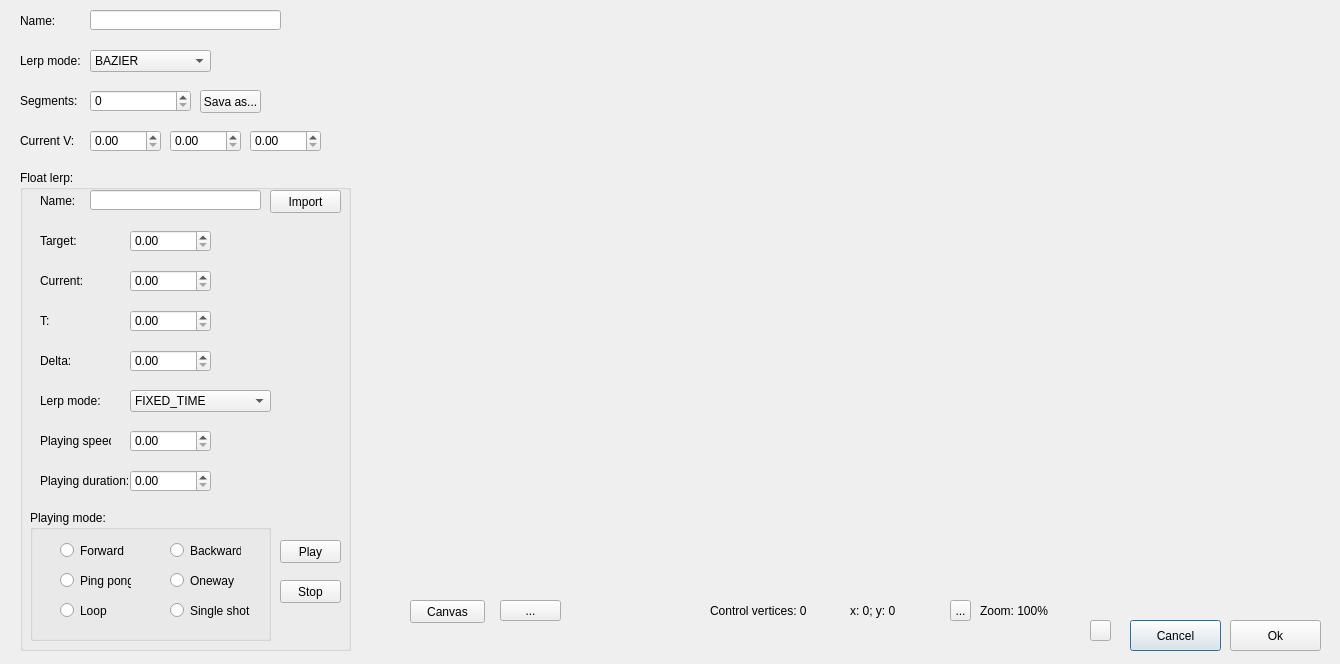
<?xml version="1.0" encoding="UTF-8"?>
<ui version="4.0">
 <class>Dialog</class>
 <widget class="QDialog" name="Dialog">
  <property name="geometry">
   <rect>
    <x>0</x>
    <y>0</y>
    <width>1340</width>
    <height>664</height>
   </rect>
  </property>
  <property name="windowTitle">
   <string>Dialog</string>
  </property>
  <widget class="QPushButton" name="pushButton_2">
   <property name="geometry">
    <rect>
     <x>1130</x>
     <y>620</y>
     <width>91</width>
     <height>31</height>
    </rect>
   </property>
   <property name="text">
    <string>Cancel</string>
   </property>
  </widget>
  <widget class="QToolButton" name="toolButton">
   <property name="geometry">
    <rect>
     <x>1090</x>
     <y>620</y>
     <width>21</width>
     <height>21</height>
    </rect>
   </property>
   <property name="text">
    <string/>
   </property>
  </widget>
  <widget class="QPushButton" name="pushButton_3">
   <property name="geometry">
    <rect>
     <x>1230</x>
     <y>620</y>
     <width>91</width>
     <height>31</height>
    </rect>
   </property>
   <property name="text">
    <string>Ok</string>
   </property>
  </widget>
  <widget class="QWidget" name="widget" native="true">
   <property name="geometry">
    <rect>
     <x>360</x>
     <y>10</y>
     <width>961</width>
     <height>581</height>
    </rect>
   </property>
  </widget>
  <widget class="QLabel" name="label">
   <property name="geometry">
    <rect>
     <x>980</x>
     <y>600</y>
     <width>81</width>
     <height>21</height>
    </rect>
   </property>
   <property name="text">
    <string>Zoom: 100%</string>
   </property>
  </widget>
  <widget class="QLabel" name="label_2">
   <property name="geometry">
    <rect>
     <x>850</x>
     <y>600</y>
     <width>81</width>
     <height>21</height>
    </rect>
   </property>
   <property name="text">
    <string>x: 0; y: 0</string>
   </property>
  </widget>
  <widget class="QLabel" name="label_3">
   <property name="geometry">
    <rect>
     <x>710</x>
     <y>600</y>
     <width>111</width>
     <height>21</height>
    </rect>
   </property>
   <property name="text">
    <string>Control vertices: 0</string>
   </property>
  </widget>
  <widget class="QToolButton" name="toolButton_2">
   <property name="geometry">
    <rect>
     <x>950</x>
     <y>600</y>
     <width>21</width>
     <height>21</height>
    </rect>
   </property>
   <property name="text">
    <string>...</string>
   </property>
  </widget>
  <widget class="QLabel" name="label_4">
   <property name="geometry">
    <rect>
     <x>20</x>
     <y>10</y>
     <width>61</width>
     <height>21</height>
    </rect>
   </property>
   <property name="text">
    <string>Name:</string>
   </property>
  </widget>
  <widget class="QLineEdit" name="lineEdit">
   <property name="geometry">
    <rect>
     <x>90</x>
     <y>10</y>
     <width>191</width>
     <height>20</height>
    </rect>
   </property>
  </widget>
  <widget class="QGroupBox" name="groupBox">
   <property name="geometry">
    <rect>
     <x>20</x>
     <y>170</y>
     <width>331</width>
     <height>481</height>
    </rect>
   </property>
   <property name="title">
    <string>Float lerp:</string>
   </property>
   <widget class="QLabel" name="label_5">
    <property name="geometry">
     <rect>
      <x>20</x>
      <y>20</y>
      <width>61</width>
      <height>21</height>
     </rect>
    </property>
    <property name="text">
     <string>Name:</string>
    </property>
   </widget>
   <widget class="QLineEdit" name="lineEdit_2">
    <property name="geometry">
     <rect>
      <x>70</x>
      <y>20</y>
      <width>171</width>
      <height>20</height>
     </rect>
    </property>
   </widget>
   <widget class="QPushButton" name="pushButton">
    <property name="geometry">
     <rect>
      <x>250</x>
      <y>20</y>
      <width>71</width>
      <height>23</height>
     </rect>
    </property>
    <property name="text">
     <string>Import</string>
    </property>
   </widget>
   <widget class="QDoubleSpinBox" name="doubleSpinBox_6">
    <property name="geometry">
     <rect>
      <x>110</x>
      <y>100</y>
      <width>81</width>
      <height>22</height>
     </rect>
    </property>
   </widget>
   <widget class="QDoubleSpinBox" name="doubleSpinBox_7">
    <property name="geometry">
     <rect>
      <x>110</x>
      <y>180</y>
      <width>81</width>
      <height>22</height>
     </rect>
    </property>
   </widget>
   <widget class="QDoubleSpinBox" name="doubleSpinBox_4">
    <property name="geometry">
     <rect>
      <x>110</x>
      <y>260</y>
      <width>81</width>
      <height>22</height>
     </rect>
    </property>
   </widget>
   <widget class="QLabel" name="label_10">
    <property name="geometry">
     <rect>
      <x>20</x>
      <y>260</y>
      <width>71</width>
      <height>21</height>
     </rect>
    </property>
    <property name="text">
     <string>Playing speed:</string>
    </property>
   </widget>
   <widget class="QLabel" name="label_9">
    <property name="geometry">
     <rect>
      <x>20</x>
      <y>220</y>
      <width>81</width>
      <height>21</height>
     </rect>
    </property>
    <property name="text">
     <string>Lerp mode:</string>
    </property>
   </widget>
   <widget class="QLabel" name="label_12">
    <property name="geometry">
     <rect>
      <x>20</x>
      <y>300</y>
      <width>91</width>
      <height>21</height>
     </rect>
    </property>
    <property name="text">
     <string>Playing duration:</string>
    </property>
   </widget>
   <widget class="QLabel" name="label_14">
    <property name="geometry">
     <rect>
      <x>20</x>
      <y>100</y>
      <width>71</width>
      <height>21</height>
     </rect>
    </property>
    <property name="text">
     <string>Current:</string>
    </property>
   </widget>
   <widget class="QLabel" name="label_15">
    <property name="geometry">
     <rect>
      <x>20</x>
      <y>180</y>
      <width>71</width>
      <height>21</height>
     </rect>
    </property>
    <property name="text">
     <string>Delta:</string>
    </property>
   </widget>
   <widget class="QComboBox" name="comboBox_4">
    <property name="geometry">
     <rect>
      <x>110</x>
      <y>220</y>
      <width>141</width>
      <height>22</height>
     </rect>
    </property>
    <item>
     <property name="text">
      <string>FIXED_TIME</string>
     </property>
    </item>
    <item>
     <property name="text">
      <string>UNITS_PER_SECOND</string>
     </property>
    </item>
    <item>
     <property name="text">
      <string>PARABOLA</string>
     </property>
    </item>
    <item>
     <property name="text">
      <string>MAGNETIC</string>
     </property>
    </item>
    <item>
     <property name="text">
      <string>DAMPING</string>
     </property>
    </item>
   </widget>
   <widget class="QDoubleSpinBox" name="doubleSpinBox_5">
    <property name="geometry">
     <rect>
      <x>110</x>
      <y>300</y>
      <width>81</width>
      <height>22</height>
     </rect>
    </property>
   </widget>
   <widget class="QDoubleSpinBox" name="doubleSpinBox_8">
    <property name="geometry">
     <rect>
      <x>110</x>
      <y>60</y>
      <width>81</width>
      <height>22</height>
     </rect>
    </property>
   </widget>
   <widget class="QLabel" name="label_13">
    <property name="geometry">
     <rect>
      <x>20</x>
      <y>60</y>
      <width>71</width>
      <height>21</height>
     </rect>
    </property>
    <property name="text">
     <string>Target:</string>
    </property>
   </widget>
   <widget class="QDoubleSpinBox" name="doubleSpinBox_9">
    <property name="geometry">
     <rect>
      <x>110</x>
      <y>140</y>
      <width>81</width>
      <height>22</height>
     </rect>
    </property>
   </widget>
   <widget class="QLabel" name="label_16">
    <property name="geometry">
     <rect>
      <x>20</x>
      <y>140</y>
      <width>71</width>
      <height>21</height>
     </rect>
    </property>
    <property name="text">
     <string>T:</string>
    </property>
   </widget>
   <widget class="QGroupBox" name="groupBox_2">
    <property name="geometry">
     <rect>
      <x>10</x>
      <y>340</y>
      <width>241</width>
      <height>131</height>
     </rect>
    </property>
    <property name="title">
     <string>Playing mode:</string>
    </property>
    <widget class="QRadioButton" name="radioButton">
     <property name="geometry">
      <rect>
       <x>30</x>
       <y>30</y>
       <width>71</width>
       <height>21</height>
      </rect>
     </property>
     <property name="text">
      <string>Forward</string>
     </property>
    </widget>
    <widget class="QRadioButton" name="radioButton_2">
     <property name="geometry">
      <rect>
       <x>140</x>
       <y>30</y>
       <width>71</width>
       <height>21</height>
      </rect>
     </property>
     <property name="text">
      <string>Backward</string>
     </property>
    </widget>
    <widget class="QRadioButton" name="radioButton_3">
     <property name="geometry">
      <rect>
       <x>30</x>
       <y>60</y>
       <width>71</width>
       <height>21</height>
      </rect>
     </property>
     <property name="text">
      <string>Ping pong</string>
     </property>
    </widget>
    <widget class="QRadioButton" name="radioButton_4">
     <property name="geometry">
      <rect>
       <x>140</x>
       <y>60</y>
       <width>71</width>
       <height>21</height>
      </rect>
     </property>
     <property name="text">
      <string>Oneway</string>
     </property>
    </widget>
    <widget class="QRadioButton" name="radioButton_5">
     <property name="geometry">
      <rect>
       <x>140</x>
       <y>90</y>
       <width>81</width>
       <height>21</height>
      </rect>
     </property>
     <property name="text">
      <string>Single shot</string>
     </property>
    </widget>
    <widget class="QRadioButton" name="radioButton_6">
     <property name="geometry">
      <rect>
       <x>30</x>
       <y>90</y>
       <width>71</width>
       <height>21</height>
      </rect>
     </property>
     <property name="text">
      <string>Loop</string>
     </property>
    </widget>
   </widget>
   <widget class="QPushButton" name="pushButton_6">
    <property name="geometry">
     <rect>
      <x>260</x>
      <y>370</y>
      <width>61</width>
      <height>23</height>
     </rect>
    </property>
    <property name="text">
     <string>Play</string>
    </property>
   </widget>
   <widget class="QPushButton" name="pushButton_7">
    <property name="geometry">
     <rect>
      <x>260</x>
      <y>410</y>
      <width>61</width>
      <height>23</height>
     </rect>
    </property>
    <property name="text">
     <string>Stop</string>
    </property>
   </widget>
  </widget>
  <widget class="QPushButton" name="pushButton_4">
   <property name="geometry">
    <rect>
     <x>410</x>
     <y>600</y>
     <width>75</width>
     <height>23</height>
    </rect>
   </property>
   <property name="text">
    <string>Canvas</string>
   </property>
  </widget>
  <widget class="QLabel" name="label_6">
   <property name="geometry">
    <rect>
     <x>20</x>
     <y>50</y>
     <width>61</width>
     <height>21</height>
    </rect>
   </property>
   <property name="text">
    <string>Lerp mode:</string>
   </property>
  </widget>
  <widget class="QComboBox" name="comboBox">
   <property name="geometry">
    <rect>
     <x>90</x>
     <y>50</y>
     <width>121</width>
     <height>22</height>
    </rect>
   </property>
   <item>
    <property name="text">
     <string>BAZIER</string>
    </property>
   </item>
   <item>
    <property name="text">
     <string>LAGRANGE</string>
    </property>
   </item>
  </widget>
  <widget class="QLabel" name="label_7">
   <property name="geometry">
    <rect>
     <x>20</x>
     <y>90</y>
     <width>61</width>
     <height>21</height>
    </rect>
   </property>
   <property name="text">
    <string>Segments:</string>
   </property>
  </widget>
  <widget class="QSpinBox" name="spinBox">
   <property name="geometry">
    <rect>
     <x>90</x>
     <y>90</y>
     <width>101</width>
     <height>22</height>
    </rect>
   </property>
  </widget>
  <widget class="QLabel" name="label_8">
   <property name="geometry">
    <rect>
     <x>20</x>
     <y>130</y>
     <width>61</width>
     <height>21</height>
    </rect>
   </property>
   <property name="text">
    <string>Current V:</string>
   </property>
  </widget>
  <widget class="QDoubleSpinBox" name="doubleSpinBox">
   <property name="geometry">
    <rect>
     <x>90</x>
     <y>130</y>
     <width>71</width>
     <height>22</height>
    </rect>
   </property>
  </widget>
  <widget class="QDoubleSpinBox" name="doubleSpinBox_2">
   <property name="geometry">
    <rect>
     <x>170</x>
     <y>130</y>
     <width>71</width>
     <height>22</height>
    </rect>
   </property>
  </widget>
  <widget class="QDoubleSpinBox" name="doubleSpinBox_3">
   <property name="geometry">
    <rect>
     <x>250</x>
     <y>130</y>
     <width>71</width>
     <height>22</height>
    </rect>
   </property>
  </widget>
  <widget class="QPushButton" name="pushButton_5">
   <property name="geometry">
    <rect>
     <x>200</x>
     <y>90</y>
     <width>61</width>
     <height>23</height>
    </rect>
   </property>
   <property name="text">
    <string>Sava as...</string>
   </property>
  </widget>
  <widget class="QToolButton" name="toolButton_3">
   <property name="geometry">
    <rect>
     <x>500</x>
     <y>600</y>
     <width>61</width>
     <height>21</height>
    </rect>
   </property>
   <property name="text">
    <string>...</string>
   </property>
  </widget>
 </widget>
 <resources/>
 <connections/>
</ui>
